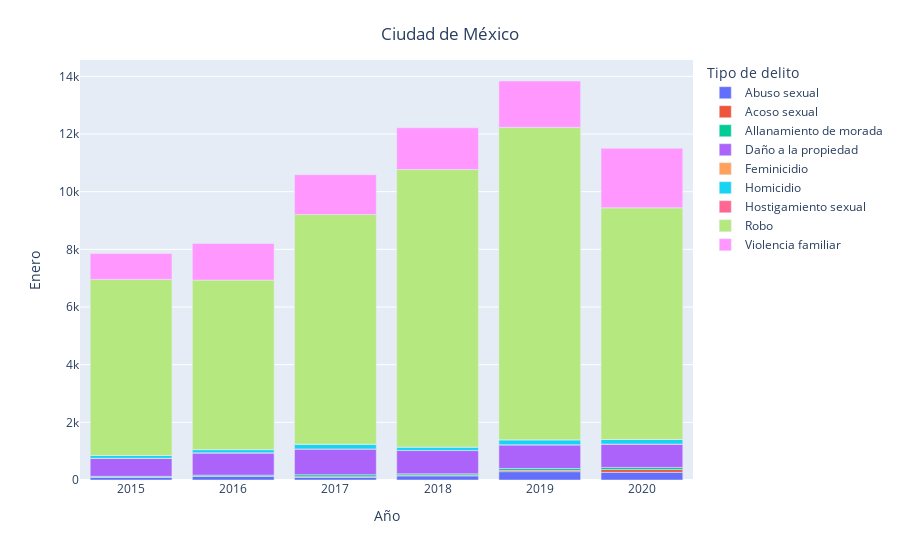

Here is the notebook cell this chart was saved with:
### Markdown cell above
# Panorama de la Ciudad de México en delitos

### Code cell
entidad = 'Ciudad de México'
mes = 'Enero'
fig = px.bar(data2[data2['Entidad'] == entidad].groupby(['Año', 'Entidad', 'Tipo de delito']).sum().reset_index()
                   ,x = 'Año', y = mes, color='Tipo de delito')
fig.update_layout(
    title={
        'text': entidad,
        'y':0.95,
        'x':0.5,
        'xanchor': 'center',
        'yanchor': 'top'})
fig.show()

### Figure 1 — Plotly figure (JSON) as saved in the notebook; plotly's stock layout.template omitted (floating-point values rounded to 4 significant figures)
{"data": [{"alignmentgroup": "True", "hovertemplate": "Tipo de delito=Abuso sexual<br>Año=%{x}<br>Enero=%{y}<extra></extra>", "legendgroup": "Abuso sexual", "marker": {"color": "#636efa"}, "name": "Abuso sexual", "offsetgroup": "Abuso sexual", "orientation": "v", "showlegend": true, "textposition": "auto", "type": "bar", "x": [2015, 2016, 2017, 2018, 2019, 2020], "xaxis": "x", "y": [96, 123, 94, 143, 289, 266], "yaxis": "y"}, {"alignmentgroup": "True", "hovertemplate": "Tipo de delito=Acoso sexual<br>Año=%{x}<br>Enero=%{y}<extra></extra>", "legendgroup": "Acoso sexual", "marker": {"color": "#EF553B"}, "name": "Acoso sexual", "offsetgroup": "Acoso sexual", "orientation": "v", "showlegend": true, "textposition": "auto", "type": "bar", "x": [2015, 2016, 2017, 2018, 2019, 2020], "xaxis": "x", "y": [1, 1, 20, 26, 43, 97], "yaxis": "y"}, {"alignmentgroup": "True", "hovertemplate": "Tipo de delito=Allanamiento de morada<br>Año=%{x}<br>Enero=%{y}<extra></extra>", "legendgroup": "Allanamiento de morada", "marker": {"color": "#00cc96"}, "name": "Allanamiento de morada", "offsetgroup": "Allanamiento de morada", "orientation": "v", "showlegend": true, "textposition": "auto", "type": "bar", "x": [2015, 2016, 2017, 2018, 2019, 2020], "xaxis": "x", "y": [31, 45, 68, 45, 68, 74], "yaxis": "y"}, {"alignmentgroup": "True", "hovertemplate": "Tipo de delito=Daño a la propiedad<br>Año=%{x}<br>Enero=%{y}<extra></extra>", "legendgroup": "Daño a la propiedad", "marker": {"color": "#ab63fa"}, "name": "Daño a la propiedad", "offsetgroup": "Daño a la propiedad", "orientation": "v", "showlegend": true, "textposition": "auto", "type": "bar", "x": [2015, 2016, 2017, 2018, 2019, 2020], "xaxis": "x", "y": [621, 768, 891, 807, 820, 808], "yaxis": "y"}, {"alignmentgroup": "True", "hovertemplate": "Tipo de delito=Feminicidio<br>Año=%{x}<br>Enero=%{y}<extra></extra>", "legendgroup": "Feminicidio", "marker": {"color": "#FFA15A"}, "name": "Feminicidio", "offsetgroup": "Feminicidio", "orientation": "v", "showlegend": true, "textposition": "auto", "type": "bar", "x": [2015, 2016, 2017, 2018, 2019, 2020], "xaxis": "x", "y": [4, 4, 5, 5, 3, 3], "yaxis": "y"}, {"alignmentgroup": "True", "hovertemplate": "Tipo de delito=Homicidio<br>Año=%{x}<br>Enero=%{y}<extra></extra>", "legendgroup": "Homicidio", "marker": {"color": "#19d3f3"}, "name": "Homicidio", "offsetgroup": "Homicidio", "orientation": "v", "showlegend": true, "textposition": "auto", "type": "bar", "x": [2015, 2016, 2017, 2018, 2019, 2020], "xaxis": "x", "y": [101, 114, 165, 117, 172, 158], "yaxis": "y"}, {"alignmentgroup": "True", "hovertemplate": "Tipo de delito=Hostigamiento sexual<br>Año=%{x}<br>Enero=%{y}<extra></extra>", "legendgroup": "Hostigamiento sexual", "marker": {"color": "#FF6692"}, "name": "Hostigamiento sexual", "offsetgroup": "Hostigamiento sexual", "orientation": "v", "showlegend": true, "textposition": "auto", "type": "bar", "x": [2015, 2016, 2017, 2018, 2019, 2020], "xaxis": "x", "y": [0, 0, 0, 0, 0, 0], "yaxis": "y"}, {"alignmentgroup": "True", "hovertemplate": "Tipo de delito=Robo<br>Año=%{x}<br>Enero=%{y}<extra></extra>", "legendgroup": "Robo", "marker": {"color": "#B6E880"}, "name": "Robo", "offsetgroup": "Robo", "orientation": "v", "showlegend": true, "textposition": "auto", "type": "bar", "x": [2015, 2016, 2017, 2018, 2019, 2020], "xaxis": "x", "y": [6104, 5879, 7964, 9625, 10835, 8033], "yaxis": "y"}, {"alignmentgroup": "True", "hovertemplate": "Tipo de delito=Violencia familiar<br>Año=%{x}<br>Enero=%{y}<extra></extra>", "legendgroup": "Violencia familiar", "marker": {"color": "#FF97FF"}, "name": "Violencia familiar", "offsetgroup": "Violencia familiar", "orientation": "v", "showlegend": true, "textposition": "auto", "type": "bar", "x": [2015, 2016, 2017, 2018, 2019, 2020], "xaxis": "x", "y": [894, 1266, 1382, 1449, 1609, 2064], "yaxis": "y"}], "layout": {"barmode": "relative", "legend": {"title": {"text": "Tipo de delito"}, "tracegroupgap": 0}, "margin": {"t": 60}, "title": {"text": "Ciudad de México", "x": 0.5, "xanchor": "center", "y": 0.95, "yanchor": "top"}, "xaxis": {"anchor": "y", "domain": [0, 1], "title": {"text": "Año"}}, "yaxis": {"anchor": "x", "domain": [0, 1], "title": {"text": "Enero"}}}}
